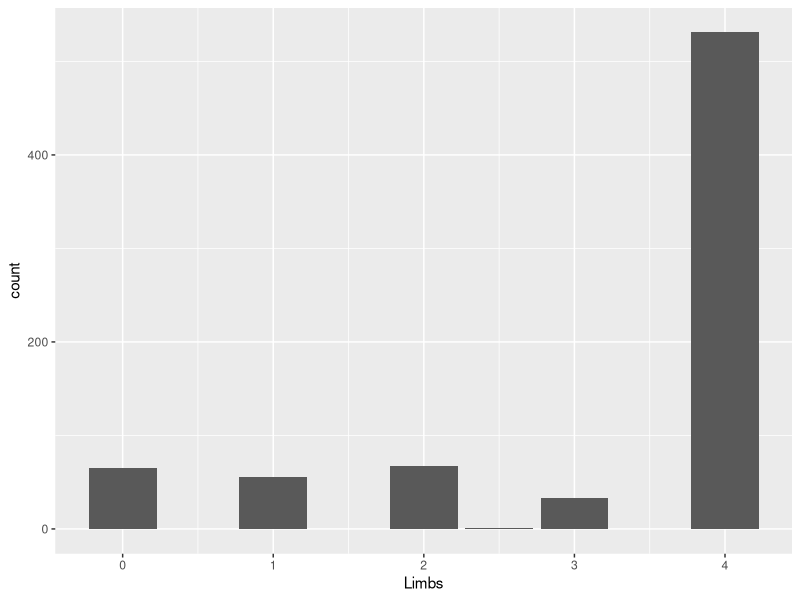
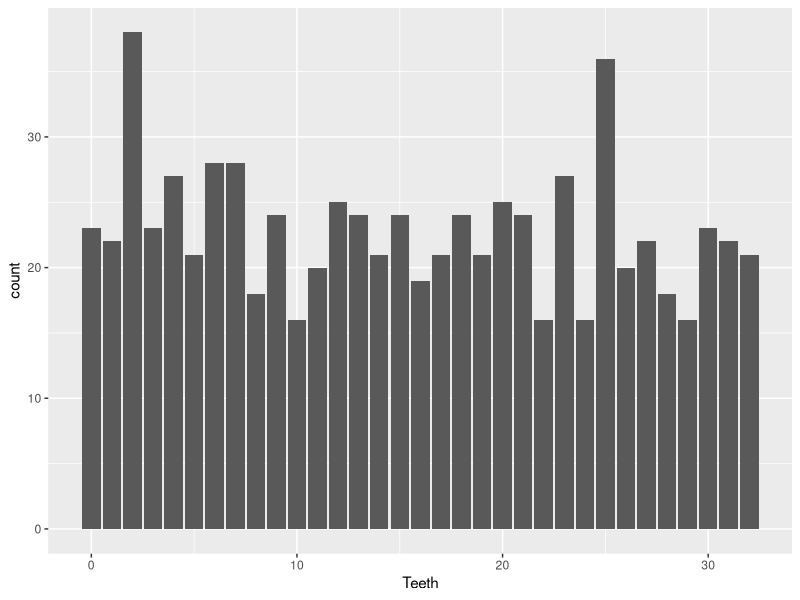
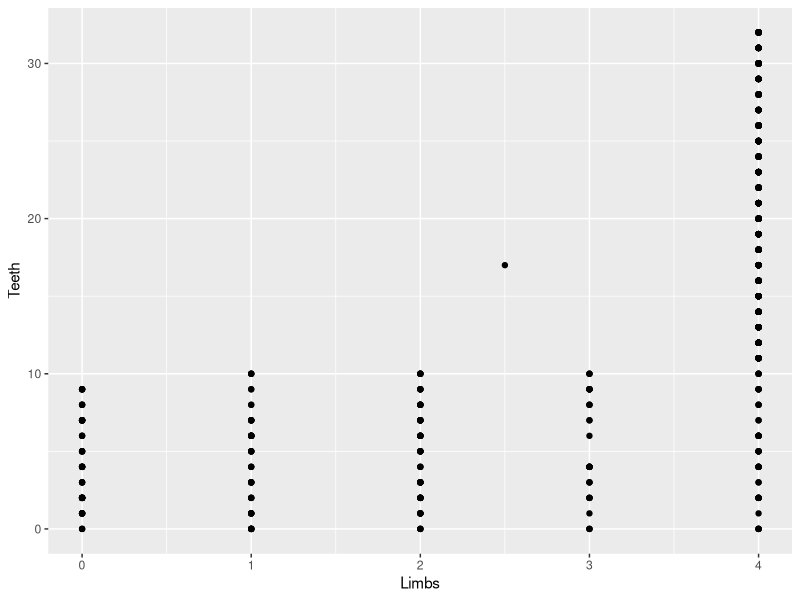
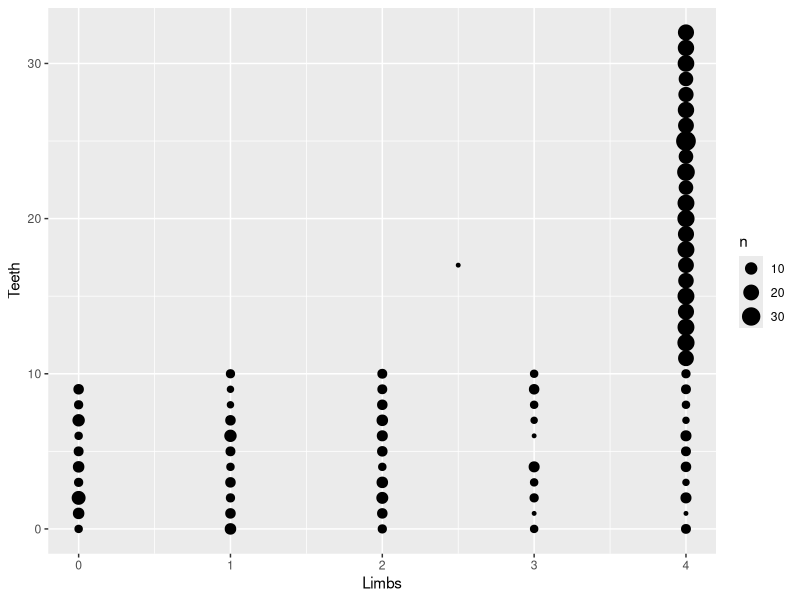
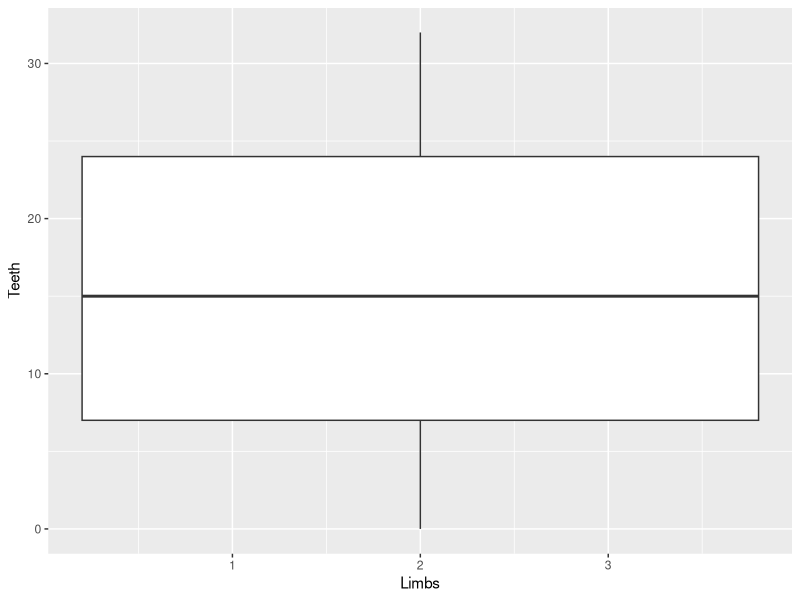
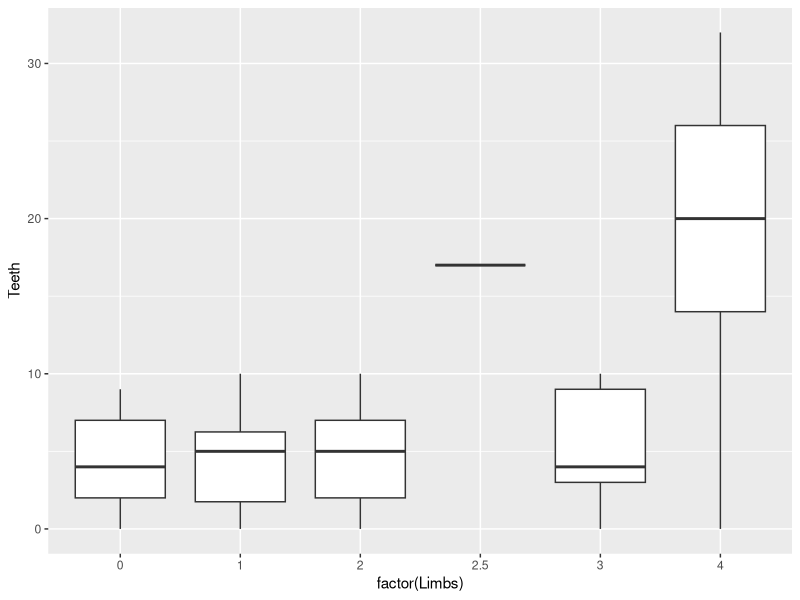
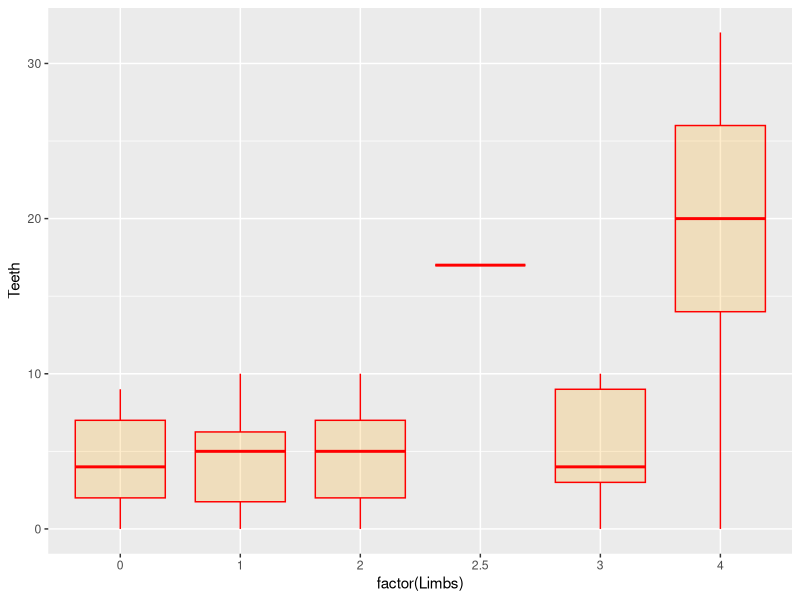
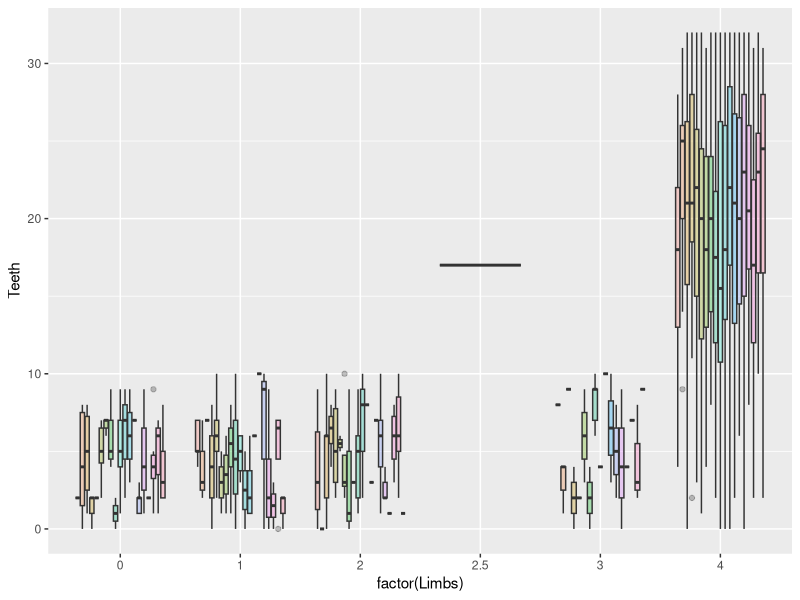

Write R code to recreate these figures, in order.
#### Fun R Plots with ggplot2 - Pirate Features
# data.world/funsizemaddy/pirate2/workspace/file?filename=Pirates+%281%29.xlsx

# set the working directory
#setwd("/Users/bamflappy/Repos/rPlayground")

# if not already, install the ggplot2 package
#install.packages("ggplot2")

# load the ggplot2 library
library(ggplot2)

# import the pirate data from the PiratesPirate.csv file
pirates <- read.csv("data/PiratesPirate.csv")

# view the column names of the pirates data
colnames(pirates)

# view the first few lines of pirates data
head(pirates)

### One Dimension of Data with Vectors - Teeth or Limbs
# create a plot for each dimension of Teeth or Limbs

# check out the basic ggplot function and geoms
# https://ggplot2.tidyverse.org/reference/
# https://datacarpentry.org/r-socialsci/04-ggplot2/index.html

# start with plotting only the Limbs dimension of the pirates data
ggplot(data = pirates, aes(x = Limbs)) +
  geom_bar()

ggsave("plots/pirates_plot_limbs_bar.png", plot = last_plot())

# next, plot only the Teeth dimension of the pirates data
ggplot(data = pirates, aes(x = Teeth)) +
  geom_bar()

ggsave("plots/pirates_plot_teeth_bar.png", plot = last_plot())

### Two Dimensions of Data with Dataframes - Teeth & Limbs
# explore the relationship between the numbers of Teeth and Limbs
# combine the two dimensions into one plot with geom_point

# create a scatter plot comparing the two dimensions of Limbs vs Teeth
ggplot(data = pirates, aes(x = Limbs, y = Teeth)) +
  geom_point()

ggsave("plots/pirates_plot_teeth_limbs_scatter.png", plot = last_plot())

# modify the scatter plot to include the count of pirates at each point
ggplot(data = pirates, aes(x = Limbs, y = Teeth)) +
  geom_count()

ggsave("plots/pirates_plot_teeth_limbs_scatterCount.png", plot = last_plot())

# check the data for the one outlier pirate with 2.5 Limbs
pirates[pirates$Limbs == "2.5", ]

# change to a boxplot to better describe the data at each point
ggplot(data = pirates, aes(x = Limbs, y = Teeth)) +
  geom_boxplot()

ggsave("plots/pirates_plot_teeth_limbs_boxWarning.png", plot = last_plot())

# check the info for the factor function
?factor

# use the factor function to make the different numbers of Limbs into categories
ggplot(data = pirates, aes(x = factor(Limbs), y = Teeth)) +
  geom_boxplot()

ggsave("plots/pirates_plot_teeth_limbs_boxFixed.png", plot = last_plot())

### Three Dimensions of Data with Colors - Teeth & Limbs & Origin
# explore the relationship between the numbers of Teeth and Limbs by Origin
# add another dimension to your plots with color

# look up color options on the internet by searching "ggplot boxplot color"
# example 1 from r-graph-gallery.com/264-control-ggplot2-boxplot-colors.html
ggplot(data = pirates, aes(x = factor(Limbs), y = Teeth)) +
  geom_boxplot(color="red", fill="orange", alpha=0.2)

ggsave("plots/pirates_plot_teeth_limbs_colorBox1.png", plot = last_plot())

# example 2 from r-graph-gallery.com/264-control-ggplot2-boxplot-colors.html
ggplot(data = pirates, aes(x = factor(Limbs), y = Teeth, fill = Origin)) +
  geom_boxplot(alpha=0.3) +
  theme(legend.position="none")

ggsave("plots/pirates_plot_teeth_limbs_origin_colorBox2.png", plot = last_plot())

# create a set of boxplots with one for each Origin of pirates
# look up facet options on the internet by searching "ggplot boxplot facet"
# www.sthda.com/english/wiki/ggplot2-facet-split-a-plot-into-a-matrix-of-panels
ggplot(data = pirates, aes(x = factor(Limbs), y = Teeth)) +
  geom_boxplot(color="darkgreen", fill="orange", alpha=0.2) +
  facet_wrap(~ Origin)

### Saving Plots - ggsave

# check out the info for the ggsave function
?ggsave

# check out the info for the last_plot function
?last_plot

# save the last plot using the ggsave function
ggsave("plots/pirates_plot_teeth_limbs_origin_facetWrap.png", plot = last_plot())

### Bonus Exercises - Adjusting Plot Appearance

# change the appearance of the individual plot titles
# www.sthda.com/english/wiki/ggplot2-facet-split-a-plot-into-a-matrix-of-panels
ggplot(data = pirates, aes(x = factor(Limbs), y = Teeth)) +
  geom_boxplot(color="darkgreen", fill="orange", alpha=0.2) +
  facet_wrap(~ Origin) +
  theme(strip.background = element_rect(colour="black", fill="white", 
                                        size=1.5, linetype="solid"))

ggsave("plots/pirates_plot_teeth_limbs_origin_indTitles.png", plot = last_plot())

# change the axis titles and add a plot title
# look up how to add titles on the internet by searching "ggplot title"
# top result www.sthda.com/english/wiki/ggplot2-title-main-axis-and-legend-titles
ggplot(data = pirates, aes(x = factor(Limbs), y = Teeth)) +
  geom_boxplot(color="darkgreen", fill="orange", alpha=0.2) +
  facet_wrap(~ Origin) +
  theme(strip.background = element_rect(colour="black", fill="white", 
                                        size=1.5, linetype="solid")) +
  labs(title="Comparison of Pirate Teeth and Limb Numbers by Origin", 
       x ="Number of Limbs", 
       y = "Number of Teeth")

ggsave("plots/pirates_plot_teeth_limbs_origin_withTitles.png", plot = last_plot())

# adjust the colors of the axis and plot titles
# www.sthda.com/english/wiki/ggplot2-title-main-axis-and-legend-titles
ggplot(data = pirates, aes(x = factor(Limbs), y = Teeth)) +
  geom_boxplot(color="darkgreen", fill="orange", alpha=0.2) +
  facet_wrap(~ Origin) +
  theme(strip.background = element_rect(colour="black", fill="white", 
                                        size=1.5, linetype="solid")) +
  labs(title="Comparison of Pirate Teeth and Limb Numbers by Origin", 
       x ="Number of Limbs", 
       y = "Number of Teeth") +
  theme(
    plot.title = element_text(color="red", size=14, face="bold.italic"),
    axis.title.x = element_text(color="blue", size=14, face="bold"),
    axis.title.y = element_text(color="purple", size=14, face="bold")
  )

ggsave("plots/pirates_plot_teeth_limbs_origin_colorTitles.png", plot = last_plot())

# center the plot title
# look up how to center the title on the internet by searching "ggplot center title"
# https://stackoverflow.com/questions/40675778/center-plot-title-in-ggplot2
ggplot(data = pirates, aes(x = factor(Limbs), y = Teeth)) +
  geom_boxplot(color="darkgreen", fill="orange", alpha=0.2) +
  facet_wrap(~ Origin) +
  theme(strip.background = element_rect(colour="black", fill="white", 
                                        size=1.5, linetype="solid")) +
  labs(title="Comparison of Pirate Teeth and Limb Numbers by Origin", 
       x ="Number of Limbs", 
       y = "Number of Teeth") +
  theme(
    plot.title = element_text(color="red", size=14, face="bold.italic"),
    axis.title.x = element_text(color="blue", size=14, face="bold"),
    axis.title.y = element_text(color="purple", size=14, face="bold")
  ) +
  theme(plot.title = element_text(hjust = 0.5))

# save the last plot using the ggsave function
ggsave("plots/pirates_plot_teeth_limbs_origin.png", plot = last_plot())
